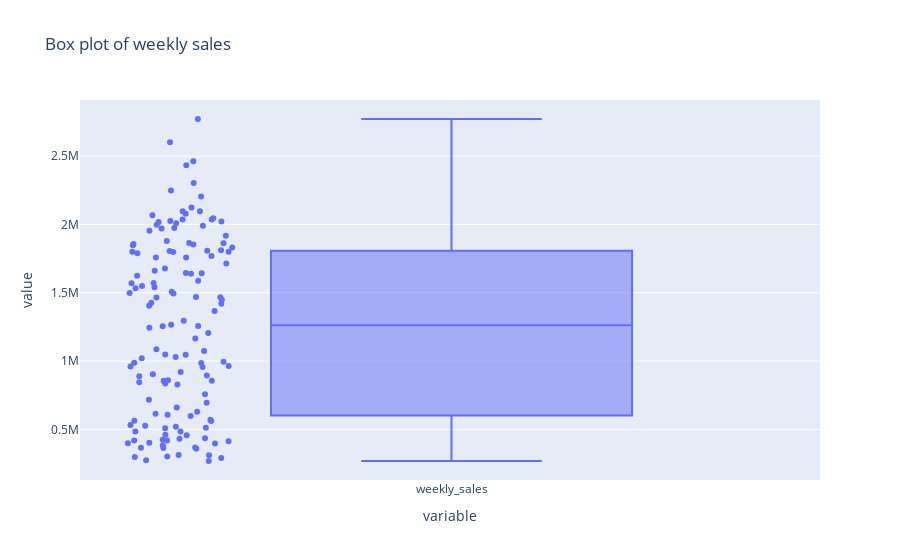

Notebook source saved alongside this figure:
### Markdown cell above
How is the distribution of weekly_sales?

### Code cell
fig = px.box(df["weekly_sales"], points="all", title= "Box plot of weekly sales")
fig.show()

### Figure 1 — Plotly figure (JSON) as saved in the notebook; plotly's stock layout.template omitted (floating-point values rounded to 4 significant figures; data arrays with more than 128 entries replaced by an {"elided": "..."} marker saying what was removed)
{"data": [{"alignmentgroup": "True", "boxpoints": "all", "hovertemplate": "variable=%{x}<br>value=%{y}<extra></extra>", "legendgroup": "", "marker": {"color": "#636efa"}, "name": "", "notched": false, "offsetgroup": "", "orientation": "v", "showlegend": false, "type": "box", "x": {"elided": "136 str values"}, "x0": " ", "xaxis": "x", "y": {"elided": "136 float values"}, "y0": " ", "yaxis": "y"}], "layout": {"boxmode": "group", "legend": {"tracegroupgap": 0}, "title": {"text": "Box plot of weekly sales"}, "xaxis": {"anchor": "y", "domain": [0, 1], "title": {"text": "variable"}}, "yaxis": {"anchor": "x", "domain": [0, 1], "title": {"text": "value"}}}}
